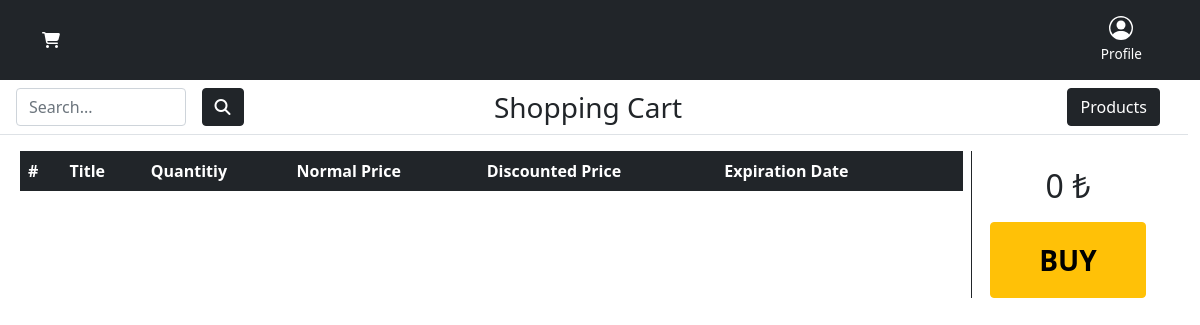
/cart.php (signed in), run on an earlier commit of the app's database.
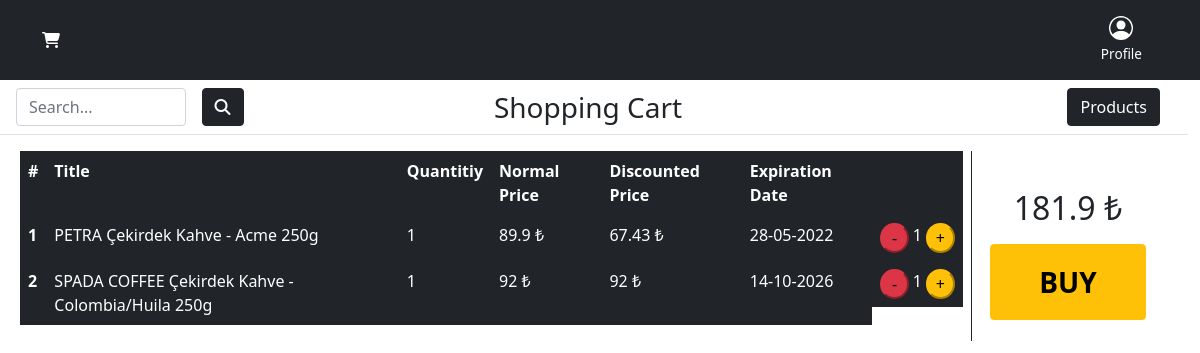
And on a later commit of the database.
### tables this page shows
CREATE TABLE `cart` (
  `id` int(3) NOT NULL,
  `title` varchar(100) NOT NULL,
  `count` int(3) NOT NULL,
  `normalPrice` decimal(5,2) NOT NULL,
  `expirationDate` date NOT NULL,
  `expirationImage` varchar(100) NOT NULL
);

CREATE TABLE `products` (
  `id` int(4) NOT NULL,
  `title` varchar(100) NOT NULL,
  `stock` int(7) NOT NULL,
  `normalPrice` decimal(5,2) NOT NULL,
  `expirationDate` date NOT NULL,
  `expirationImage` varchar(100) DEFAULT NULL,
  `productLocation` varchar(100) DEFAULT NULL
);

### db.php (called while the page is built, shortened)
<?php
    $dsn = 'mysql:host=localhost;dbname=CTIS256_PROJECT;charset=utf8mb4' ;
    $user = 'root' ;
    $pass = 'root' ;
    try {
        $db = new PDO($dsn, $user, $pass) ;
    } catch (Exception $ex) {
        echo '<p>DB Connect Error : ' . $ex->getMessage() . '</p>' ;
        exit;
    }
    function getDiscountedPrice($id) {
        global $db;
        $item = $db->query("SELECT * from products where id=$id")->fetch();
        $dayDiff = (new DateTime())->diff(new DateTime($item["expirationDate"]))->days;
        if ($dayDiff <= 50) {
            $discountedPrice = $item["normalPrice"] * 0.75;
        } else {
            $discountedPrice = $item["normalPrice"];
        }
        return round($discountedPrice, 2);
    }

### cart.php (the view, shortened to what this page needs)
<?php
    require_once "db.php";
    $Cart = $db->query("SELECT * FROM cart")->fetchAll(PDO::FETCH_ASSOC);
    $i = 1;
    $total = 0;
?>
<!DOCTYPE html>
<html lang="en">
<head>
    <link href="https://cdn.jsdelivr.net/npm/bootstrap@5.1.3/dist/css/bootstrap.min.css" rel="stylesheet">
    <link rel="stylesheet" href="assets/headers.css">
</head>
<body>
    <header>
        <div class="px-3 py-2 bg-dark text-white">
            <div class="container">
                <div class="d-flex flex-wrap align-items-center justify-content-center justify-content-lg-start">
                    <a href="#" class="d-flex align-items-center my-2 my-lg-0 me-lg-auto text-white text-decoration-none">
                        <div class="fas fa-shopping-cart"></div>
                    </a>
                    <ul class="nav col-12 col-lg-auto my-2 justify-content-center my-md-0 text-small">
                        <li>
                            <a href="profile.php" class="nav-link text-white hover">
                                <svg class="bi d-block mx-auto mb-1" width="24" height="24"><use xlink:href="#people-circle"/></svg>
                                Profile
                            </a>
                        </li>
                    </ul>
                </div>
            </div>
        </div>
        <div class="container-fluid row px-3 py-2 border-bottom mb-3 d-flex flex-wrap align-items-center justify-content-center mb-2">
            <div class="col-4">
                <form method="post" class="col-8 d-flex">
                    <input type="search" class="form-control" name="searchKey" value="<?= isset($_SESSION["cartSearchKey"]) ? $_SESSION["cartSearchKey"] : "" ?>" placeholder="Search..." aria-label="Search">
                    <button type="submit" class="mx-3 btn btn-dark fas fa-search"></button>
                </form>
            </div>
                <div class="col-4 d-flex justify-content-center align-items-center">
                <h3 class="m-0">Shopping Cart</h3>
            </div>
                <div class="col-4 d-flex align-items-center justify-content-end container-fluid">
                <a href="customerHome.php"><button type="button" class="btn btn-dark">Products</button></a>
            </div>
        </div>
    </header>
    <div class="row container-fluid">
        <div class="col-10 px-2 border-end border-dark">
            <table class="table table-dark table-borderless">
                <tr>
                    <th scope="col">#</th>
                    <th scope="col">Title</th>
                    <th scope="col">Quantitiy</th>
                    <th scope="col">Normal Price</th>
                    <th scope="col">Discounted Price</th>
                    <th scope="col">Expiration Date</th>
                    <th scope="col"></th>
                </tr>
                <?php foreach($Cart as $product): ?>
                    <?php
                        $date = new DateTime($product["expirationDate"]);
                        $date = $date->format('d-m-Y');
                        $total += $product["normalPrice"] * $product["count"];
                    ?>
                    <tr>
                        <th scope="row"><?= $i++ ?></th>
                        <td><?= $product["title"] ?></td>
                        <td><?= $product["count"] ?></td>
                        <td><?= round($product["normalPrice"], 2) ?> ₺</td>
                        <td><?= getDiscountedPrice($product["id"]) ?> ₺</td>
                        <td><?= $date?></td>
                        <td class="d-flex justify-content-evenly">
                            <a href="?del=<?=$product["id"]?>"><button type="button" class="btn-danger text-black rounded-circle px-c">-</button></a>
                            <span class="mx-1"><?= $product["count"] ?></span>
                            <a href="?add=<?=$product["id"]?>"><button type="button" class="btn-warning rounded-circle px-2">+</button></a>
                        </td>
                    </tr>
                <?php endforeach; ?>
            </table>
        </div>
        <div class="col-2 d-flex flex-column justify-content-center align-items-center">
            <h2 class="my-3"> <?= $total ?> ₺</h2>
            <a href="cart.php?buy=1"><button type="button" class="btn p-3 px-5 btn-warning fs-3 fw-bold">BUY</button></a>
        </div>
    </div>
</body>
</html>

What changed in the data, as far as the page shows it:
added cart: title "PETRA Çekirdek Kahve - Acme 250g", count "1", normalPrice "89.9", id.normalPrice "67.43", expirationDate "28-05-2022"
added cart: title "SPADA COFFEE Çekirdek Kahve - Colombia/Huila 250g", count "1", normalPrice "92", id.normalPrice "92", expirationDate "14-10-2026"
Also different on the page:
$total: "0" → "181.9"
